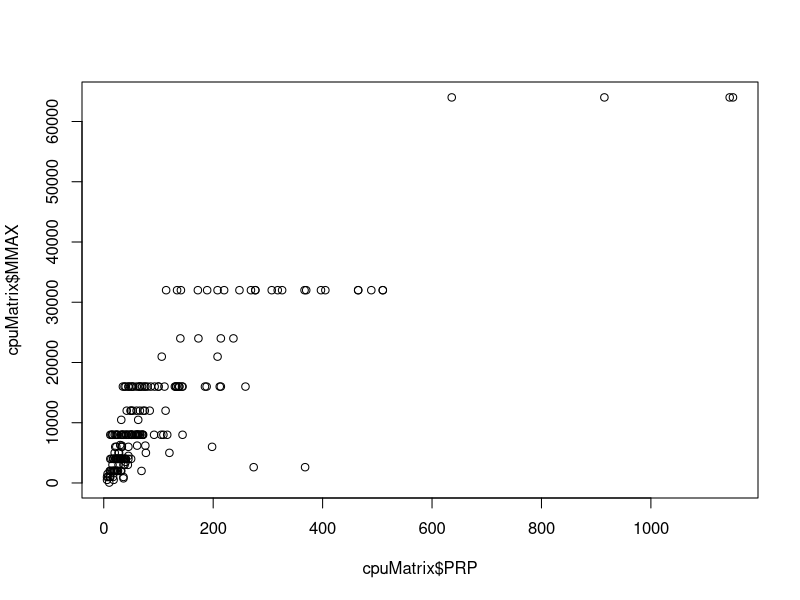

Generate this figure with R: (Note: this script raises an error after producing the figure.)
cpuData <- read.csv("machine.csv")

#Quitando las columnas no numericas
cpuMatrix <- cpuData[-1]
cpuMatrix <- cpuMatrix[-1]

#Grafica de scatter `para la correlacion de PRP y MMAX`
plot(cpuMatrix$PRP,cpuMatrix$MMAX)

#Grafica de scatter `para la correlacion de PRP y MMAX`
plot(cpuDataMat$ERP,cpuDataMat$MMAX)

#Grafica de scatter `para la correlacion de PRP y ERP`
plot(cpuDataMat$ERP,cpuDataMat$PRP)
